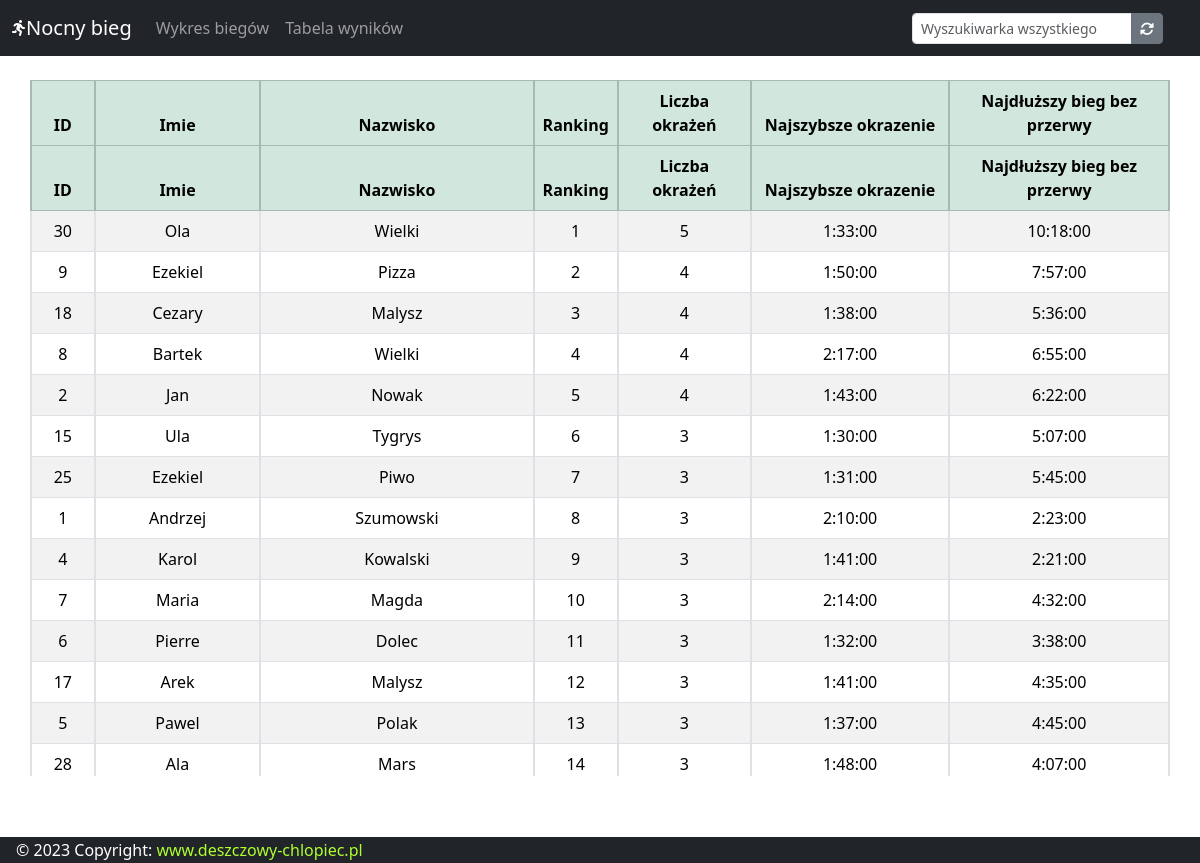
Screenshot of /table/result with the database file from the repository.
### runChart/models.py (models this page shows, shortened)
class Runner(models.Model):
    id = models.IntegerField(primary_key=True)
    name = models.CharField(max_length=100, verbose_name="Imie biegacza")
    surname = models.CharField(max_length=100, verbose_name="Nazwisko biegacza")

### runChart/views.py (the view)
# urls.py: path('table/result', views.resultTable, name='resultTable'),
def resultTable(request):
    runsData = get_runner_laps_and_records()
    return render(request, 'table/result.html', {"runsData": runsData, "table_script": 'tableUser'})

### runChart/functions.py (called while the page is built)
def get_runner_laps_and_records():
    result = []
    lastRuns = get_last_run_for_every_runner(True)
    lastRuns = sorted(lastRuns, key=lambda run: (-run.numberOfLaps, str(run.endLapDate)))
    for rank, lastRun in enumerate(lastRuns):
        shortestTime = get_best_time_for_runner(lastRun.runnerId)
        longestTime = get_longest_run_without_breaks_for_runner(lastRun.runnerId)
        if lastRun.endLapDate is None:
            result.append([lastRun.runnerId.id, lastRun.runnerId.name, lastRun.runnerId.surname, rank+1, lastRun.numberOfLaps - 1, shortestTime, longestTime])
        else:
            result.append([lastRun.runnerId.id, lastRun.runnerId.name, lastRun.runnerId.surname, rank+1, lastRun.numberOfLaps, shortestTime, longestTime])
    return result

def get_longest_run_without_breaks_for_runner(runnerId):
    runs = RunningLap.objects.filter(runnerId=runnerId).order_by('startLapDate')
    longest_time = timedelta(0)
    current_time = timedelta(0)
    previous_run_end = None
    for run in runs:
        if previous_run_end is None:
            previous_run_end = run.startLapDate
        if previous_run_end.hour == run.startLapDate.hour and previous_run_end.minute == run.startLapDate.minute and run.endLapDate is not None:
            current_time += run.endLapDate - run.startLapDate
        elif previous_run_end != run.startLapDate and run.endLapDate is not None:
            current_time = run.endLapDate - run.startLapDate
        else:
            break
        if current_time > longest_time:
            longest_time = current_time
        previous_run_end = run.endLapDate
    return longest_time

def get_best_time_for_runner(runnerId):
    runs = RunningLap.objects.filter(runnerId=runnerId)
    shortest_time = timedelta.max if runs else None
    for run in runs:
        time = run.endLapDate - run.startLapDate if run.endLapDate is not None else None
        if time is not None and time < shortest_time:
            shortest_time = time
    if shortest_time == timedelta.max:
        shortest_time = None
    return shortest_time

### runChart/templates/table/result.html (shortened to what this page needs)
{% extends 'partials/base.html' %}
{% block content %}
    <div>
        <head>
        </head>
        <body>
            <div class="TableContainer">
                <br>
                <table class="table table-bordered table-striped table-hover table-responsive" id="example" style="text-align: center;">
                    <thead class="table-success">
                        <tr>
                            <th style="width: 5%;">ID</th>
                            <th style="width: 15%;">Imie</th>
                            <th style="width: 25%;">Nazwisko</th>
                            <th style="width: 5%;">Ranking</th>
                            <th style="width: 12%;">Liczba okrażeń</th>
                            <th style="width: 18%;">Najszybsze okrazenie</th>
                            <th style="width: 20%;">Najdłuższy bieg bez przerwy</th>
                        </tr>
                    </thead>
                    <tbody>
                        {% for run in runsData %}
                        <tr class="clickable-row" data-href="{% url 'runnerResults' run.0 %}">
                            <td>{{ run.0 }}</td>
                            <td>{{ run.1 }}</td>
                            <td>{{ run.2 }}</td>
                            <td>{{ run.3 }}</td>
                            <td>{{ run.4 }}</td>
                            <td>{{ run.5 }}</td>
                            <td>{{ run.6 }}</td>
                        </tr>
                        {% endfor %}
                    </tbody>
                </table>
            </div>
        </body>
    </div>
{% endblock %}

### runChart/templates/partials/base.html (shortened to what this page needs)
<!doctype html>
{% load static %}
<html lang="pl">
<head>
    <link rel="stylesheet" type="text/css" href="{% static 'userPages/base.css' %}">
    <link href="https://cdn.jsdelivr.net/npm/bootstrap@5.3.2/dist/css/bootstrap.min.css" rel="stylesheet">
    <link href="https://cdn.datatables.net/v/bs5/jq-3.7.0/jszip-3.10.1/dt-1.13.6/b-2.4.2/b-html5-2.4.2/b-print-2.4.2/sc-2.2.0/datatables.min.css" rel="stylesheet">
</head>
<body class="wrapper">
    <div class="myNavAndContent">
        <header>
            {% if request.path == '/chart/line/' or request.path == '/' %}
                {% include 'partials/nav_with_button.html' %}
            {% else %}
                {% include 'partials/nav.html' %}
            {% endif %}
        </header>
        <main>
            {% block content %}
            {% endblock %}
        </main>
    </div>
    {% include 'partials/footer.html' %}
</body>
</html>

### runChart/templates/partials/nav.html (shortened to what this page needs)
<link rel="stylesheet" href="https://cdnjs.cloudflare.com/ajax/libs/font-awesome/6.4.0/css/all.min.css" />
<nav class="navbar navbar-expand-lg navbar-dark bg-dark">
    <div class="container-fluid">
        <i class="fa-solid fa-person-running" style="color: #fff;"></i>
        <a class="navbar-brand" href="#">Nocny bieg</a>
        <div class="collapse navbar-collapse" id="navbarSupportedContent">
            <ul class="navbar-nav me-auto mb-2 mb-lg-0">
                <li class="nav-item">
                    <a class="nav-link" href="{% url 'line_chart' %}">Wykres biegów</a>
                </li>
                <li class="nav-item">
                    <a class="nav-link" href="{% url 'resultTable' %}">Tabela wyników</a>
                </li>
          </ul>
        </div>
        <div class="d-flex" style="margin-right: 25px">
            <div class="input-group input-group-sm">
                <input class="form-control" type="search" id="search" placeholder="Wyszukiwarka wszystkiego" aria-label="Search">
                <a href="{% url 'resultTable' %}" class="btn btn-secondary btn-sm">
                    <i class="fas fa-sync-alt"></i>
                </a>
            </div>
        </div>
    </div>
</nav>

### runChart/templates/partials/footer.html
<footer class="bg-dark text-center text-lg-start" id="footer" style="color: #fff;">
    <div class="text center p-3">&copy; {% now "Y" %} Copyright:
        <a class="text-light" href="http://www.deszczowy-chlopiec.pl" style="text-decoration: none;">
            <span style="color: greenyellow">www.deszczowy-chlopiec.pl</span>
        </a>
    </div>
</footer>

### static/userPages/base.css (style rules this page uses)
body, html { margin: 0; padding: 0; height: 100%; max-width: 100%; }
.myNavAndContent { max-width: 100%; overflow-x: hidden; height: 97%; overflow: hidden; }
.wrapper { overflow: hidden; }
footer { height: 3%; margin: 0px; padding: 0px; width: 100%; position: absolute; bottom: 0; left: 0; right: 0; display: flex; align-items: center; }
.TableContainer { width: 95%; margin-left: auto; margin-right: auto; }

### runChart/templates/partials/base.html (style rules this page uses)
table.table-bordered th, table.table-bordered td { border-left-width: 2px; border-right-width: 2px; }

### rows the page displays
Runner: name "Ola", surname "Wielki"
Runner: name "Ezekiel", surname "Pizza"
Runner: name "Cezary", surname "Malysz"
Runner: name "Bartek", surname "Wielki"
Runner: name "Jan", surname "Nowak"
Runner: name "Ula", surname "Tygrys"
Runner: name "Ezekiel", surname "Piwo"
Runner: name "Andrzej", surname "Szumowski"
Runner: name "Karol", surname "Kowalski"
Runner: name "Maria", surname "Magda"
Runner: name "Pierre", surname "Dolec"
Runner: name "Arek", surname "Malysz"
Runner: name "Pawel", surname "Polak"
Runner: name "Ala", surname "Mars"

### other values shown
{{ run.0 }} "30" "9" "18" "8" "2" "15" "25" "1" "4" "7" "6" "17" "5" "28"
{{ run.3 }} "1" "2" "3" "4" "5" "6" "7" "8" "9" "10" "11" "12" "13" "14"
{{ run.4 }} "5" "4" "4" "4" "4" "3" "3" "3" "3" "3" "3" "3" "3" "3"
{{ run.5 }} "1:33:00" "1:50:00" "1:38:00" "2:17:00" "1:43:00" "1:30:00" "1:31:00" "2:10:00" "1:41:00" "2:14:00" "1:32:00" "1:41:00" "1:37:00" "1:48:00"
{{ run.6 }} "10:18:00" "7:57:00" "5:36:00" "6:55:00" "6:22:00" "5:07:00" "5:45:00" "2:23:00" "2:21:00" "4:32:00" "3:38:00" "4:35:00" "4:45:00" "4:07:00"
